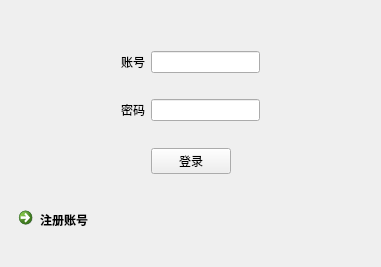
<?xml version="1.0" encoding="UTF-8"?>
<ui version="4.0">
 <class>Log</class>
 <widget class="QWidget" name="Log">
  <property name="geometry">
   <rect>
    <x>0</x>
    <y>0</y>
    <width>381</width>
    <height>267</height>
   </rect>
  </property>
  <property name="windowTitle">
   <string>Form</string>
  </property>
  <property name="styleSheet">
   <string notr="true">QListView{
	font:25 9pt &quot;Microsoft YaHei&quot;;
	border: 15px soild white;
	border-radius: 10px;
}</string>
  </property>
  <layout class="QVBoxLayout" name="verticalLayout">
   <item>
    <spacer name="verticalSpacer_4">
     <property name="orientation">
      <enum>Qt::Vertical</enum>
     </property>
     <property name="sizeHint" stdset="0">
      <size>
       <width>20</width>
       <height>60</height>
      </size>
     </property>
    </spacer>
   </item>
   <item>
    <layout class="QHBoxLayout" name="accountLayout">
     <item>
      <spacer name="horizontalSpacer">
       <property name="orientation">
        <enum>Qt::Horizontal</enum>
       </property>
       <property name="sizeHint" stdset="0">
        <size>
         <width>5</width>
         <height>10</height>
        </size>
       </property>
      </spacer>
     </item>
     <item>
      <widget class="QLabel" name="accountLabel">
       <property name="text">
        <string>账号</string>
       </property>
      </widget>
     </item>
     <item>
      <widget class="QLineEdit" name="account"/>
     </item>
     <item>
      <spacer name="horizontalSpacer_2">
       <property name="orientation">
        <enum>Qt::Horizontal</enum>
       </property>
       <property name="sizeHint" stdset="0">
        <size>
         <width>5</width>
         <height>10</height>
        </size>
       </property>
      </spacer>
     </item>
    </layout>
   </item>
   <item>
    <spacer name="verticalSpacer">
     <property name="orientation">
      <enum>Qt::Vertical</enum>
     </property>
     <property name="sizeHint" stdset="0">
      <size>
       <width>20</width>
       <height>40</height>
      </size>
     </property>
    </spacer>
   </item>
   <item>
    <layout class="QHBoxLayout" name="passwordLayout">
     <item>
      <spacer name="horizontalSpacer_3">
       <property name="orientation">
        <enum>Qt::Horizontal</enum>
       </property>
       <property name="sizeHint" stdset="0">
        <size>
         <width>5</width>
         <height>10</height>
        </size>
       </property>
      </spacer>
     </item>
     <item>
      <widget class="QLabel" name="passwordLabel">
       <property name="text">
        <string>密码</string>
       </property>
      </widget>
     </item>
     <item>
      <widget class="QLineEdit" name="password">
       <property name="sizeIncrement">
        <size>
         <width>10</width>
         <height>10</height>
        </size>
       </property>
      </widget>
     </item>
     <item>
      <spacer name="horizontalSpacer_4">
       <property name="orientation">
        <enum>Qt::Horizontal</enum>
       </property>
       <property name="sizeHint" stdset="0">
        <size>
         <width>5</width>
         <height>10</height>
        </size>
       </property>
      </spacer>
     </item>
    </layout>
   </item>
   <item>
    <spacer name="verticalSpacer_2">
     <property name="orientation">
      <enum>Qt::Vertical</enum>
     </property>
     <property name="sizeHint" stdset="0">
      <size>
       <width>20</width>
       <height>40</height>
      </size>
     </property>
    </spacer>
   </item>
   <item>
    <layout class="QHBoxLayout" name="horizontalLayout">
     <item>
      <spacer name="horizontalSpacer_5">
       <property name="orientation">
        <enum>Qt::Horizontal</enum>
       </property>
       <property name="sizeHint" stdset="0">
        <size>
         <width>40</width>
         <height>20</height>
        </size>
       </property>
      </spacer>
     </item>
     <item>
      <widget class="QPushButton" name="login">
       <property name="text">
        <string>登录</string>
       </property>
       <property name="iconSize">
        <size>
         <width>20</width>
         <height>50</height>
        </size>
       </property>
       <property name="autoRepeat">
        <bool>false</bool>
       </property>
       <property name="autoExclusive">
        <bool>false</bool>
       </property>
      </widget>
     </item>
     <item>
      <spacer name="horizontalSpacer_6">
       <property name="orientation">
        <enum>Qt::Horizontal</enum>
       </property>
       <property name="sizeHint" stdset="0">
        <size>
         <width>40</width>
         <height>20</height>
        </size>
       </property>
      </spacer>
     </item>
    </layout>
   </item>
   <item>
    <spacer name="verticalSpacer_3">
     <property name="orientation">
      <enum>Qt::Vertical</enum>
     </property>
     <property name="sizeHint" stdset="0">
      <size>
       <width>20</width>
       <height>40</height>
      </size>
     </property>
    </spacer>
   </item>
   <item>
    <widget class="QCommandLinkButton" name="toLogon">
     <property name="text">
      <string>注册账号</string>
     </property>
    </widget>
   </item>
   <item>
    <spacer name="verticalSpacer_5">
     <property name="orientation">
      <enum>Qt::Vertical</enum>
     </property>
     <property name="sizeHint" stdset="0">
      <size>
       <width>20</width>
       <height>40</height>
      </size>
     </property>
    </spacer>
   </item>
  </layout>
 </widget>
 <resources/>
 <connections/>
</ui>
